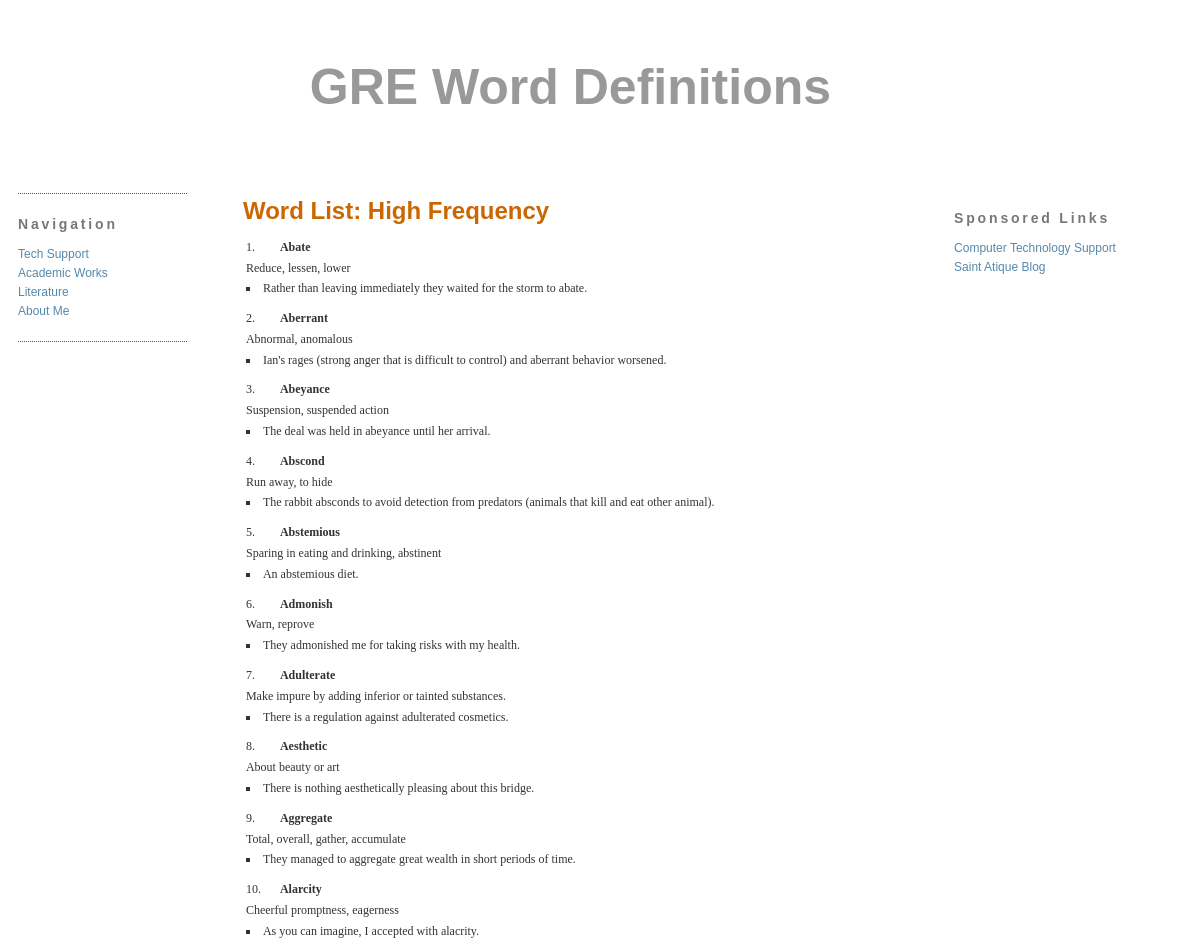
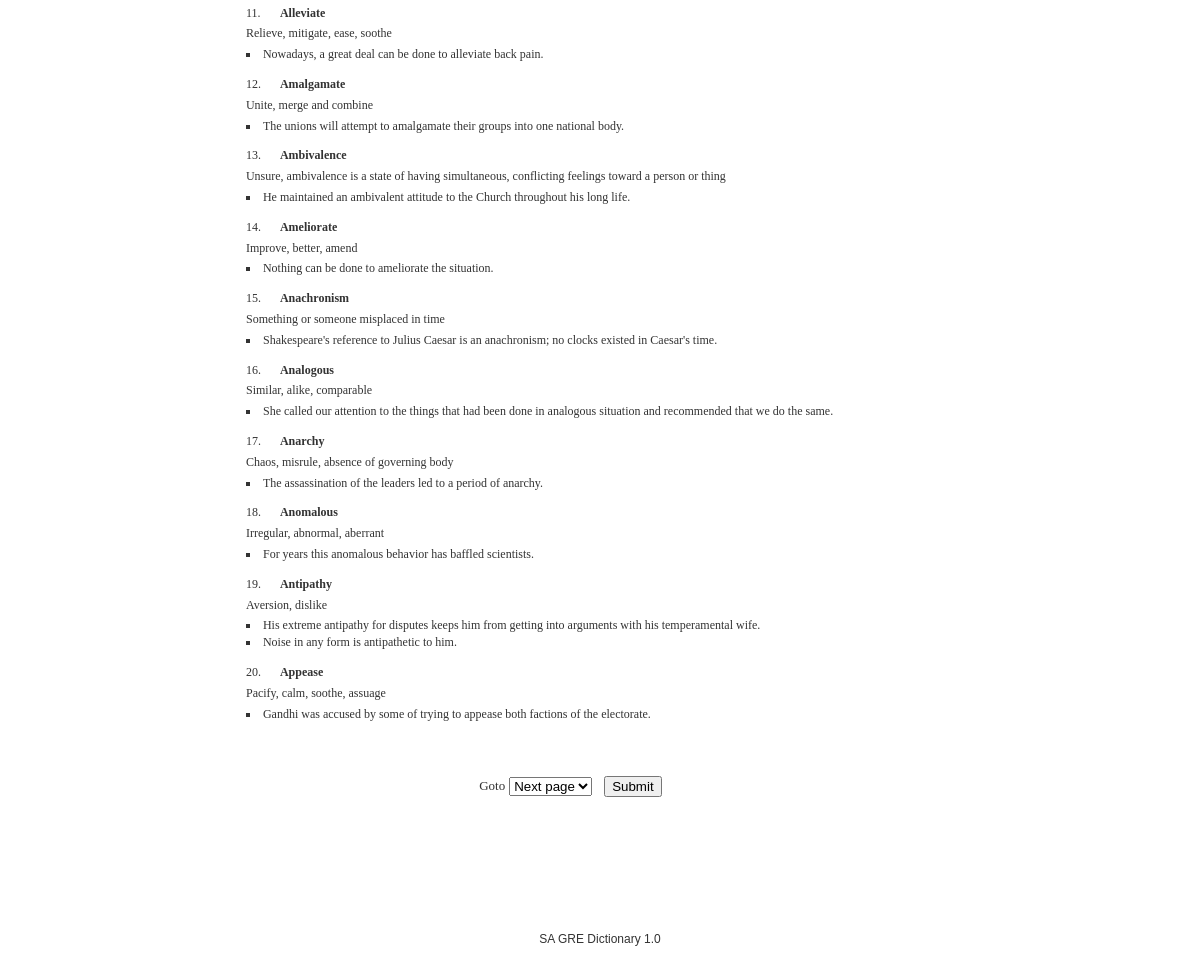
The page / on the database its author committed (2 pictures, top to bottom).
### tables this page shows
create table wordlist
	(id MEDIUMINT NOT NULL AUTO_INCREMENT,
	word varchar(50) NOT NULL,
	Meaning varchar(1000) NOT NULL,
	Example varchar(2000),
	Antonym varchar(300),
	partsOfSpeech TINYINT(1),
	wdtype TINYINT NOT NULL,
	movieid TINYINT,
	isprinted TINYINT(1),
	PRIMARY KEY (id));

### Vars.inc (called while the page is built, shortened)
<?php
$siteTitle="GRE Word Definitions";
$homesite="http://saosx.com";
$ucpage="$homesite/und_const.php";
?>

### index.php (the view, shortened to what this page needs)
<HTML>
<HEAD>
<?php
	include "./Vars.inc";
?>
<LINK rel="stylesheet" href="style.css" type="text/css">
</HEAD><BODY>
<DIV id="wrapper"><br>
<DIV id="header"><?php
	echo "<a href=\"$homesite\">";
?>
<H1><?php
	echo $siteTitle;
?>
</H1>
</a></DIV>
<DIV id="nav1"><H3>Navigation</H3>
<?php
	echo "<A href=\"$ucpage\">";
?>Tech Support</A>
<br>
<?php
	echo "<a href=\"$homesite/acw/index.php\">";
?>Academic Works</a>
<br>
<?php
	echo "<a href=\"$ucpage\">";
?>Literature</a>
<br>
<?php
	echo "<a href=\"$ucpage\">";
?>About Me</a><br><br>
</DIV>
<DIV id="nav2">
<BR>
<H3>Sponsored Links</H3>
<A href="http://blog.saosx.com/">Computer Technology Support</A><BR>
<A href="http://sa-sdft.blogspot.com/">Saint Atique Blog</A><BR>
</DIV>
<DIV id="main"><DIV id="content">
<H2>Word List: High Frequency</H2>
<?php
	$selectedpage = "";
	if ($selectedpage == "")
		$selectedpage = 0;
	$wordperpage = 20;
	$startlimit = $selectedpage * 20;
	$endlimit = $startlimit + $wordperpage;
	$query = "SELECT count(id) as totalWords FROM wordlist where wdtype = 1";
	$result = mysql_query($query);
	$totalWords = "";
	if ($row = mysql_fetch_assoc($result)) {
		$totalWords = (int) $row['totalWords'];
	}
	if ($endlimit > $totalWords)
		$wordoffset = $totalWords - $startlimit;
	else
		$wordoffset = $wordperpage;
	$query = "SELECT id, word, Meaning, Example, Antonym FROM wordlist where wdtype=1 LIMIT ".$startlimit.", ".$wordoffset;
	$result = mysql_query($query);
	echo "<table border=\"0\" id=\"maintable\">";
	$wordno = $startlimit;
	while ($row = mysql_fetch_assoc($result)) {
		$wordno = $wordno + 1;
		echo "<tr><td width=\"30\">".$wordno.". </td><td id=\"wordtitle\">";
		echo $row['word']."</td></tr><tr><td onDblClick=\"javascript:changeContent(this);\" colspan=\"2\">";
		if ($row['Meaning'] != "")
			echo ucfirst($row['Meaning'])."</td></tr><tr><td id=\"example\" colspan=\"2\">";
		$example = $row['Example'];
		if ($example != "") {
			$example = str_replace("<br>", "</li><li>", $example);
			echo "<ul style=\"list-style-type: square; padding: 0px; margin: 0px; text-indent: 0px; list-style-position: inside\"><li>".ucfirst($example)."</li></ul>";
		}
		echo "</td></tr>";
	}
	echo "</table>";
	$pageTotalNo = $totalWords / $wordperpage;
	echo "<br><br><form action=\"\" method=\"post\"> 		<table border=\"0\" align=\"center\"> 		<td><font size=\"2\">Goto</font> 		</td> 		<td><select name=\"currentpage\">";
	for ($i = 0; $i < $pageTotalNo; $i++) {
		if ($selectedpage == ($i-1) % $pageTotalNo)
			echo "<option value = \"".$i."\" selected=\"true\">Next page";
		else
			echo "<option value = \"".$i."\">Page ".($i+1);
	}
	echo "</select>
		</td>
		<td>&nbsp;</td>
		<td><input type=\"submit\" value=\"Submit\" /></td>
		</tr>
		</table></form>";
?>
</DIV></DIV></div>
<DIV id="footer">SA GRE Dictionary 1.0</DIV>
</BODY></HTML>

### style.css (style rules this page uses)
body { font-size:12px; font-family:Verdana, Arial, Helvetica, sans-serif; color: #333; }
a:link { color:#5588aa; text-decoration:none; }
#wrapper { width: 95%; margin-top: 10px; margin-bottom: 10px; border: none; }
#header { width: 88%px; height: 100px; text-align: center; }
#header h1 { font-size:50px; font-family:Arial, sans-serif; color: #999999; }
#header a { display:block; text-decoration:none; font-weight:bold; }
#nav1 { line-height: 1.6em; width: 15%; padding: 0px; margin-top: 35px; margin-left: 10px; float: left; border-top:1px dotted #555; border-bottom:1px dotted #555; }
#main { background-color:#FFFFFF; margin-top: 15px; margin-left: 20%; margin-right: 20%; padding: 10px; }
#main h2 { margin:.25em 0 0; padding:0 0 4px; font-size:200%; font-weight:bold; line-height:1.8em; font-family:Arial, sans-serif; color: #cc6600; }
h3 { margin:1.5em 0 .75em; font:Arial, Sans-serif; line-height: 1.4em; letter-spacing:.2em; color:#777777; }
#content { font-family: verdana; line-height: 1.6em; white-space: normal; text-align: justify; }
#content #maintable td { font-size: 9pt; font-family: verdana; line-height: 1.4em; text-align: left; color: #333; }
#content #maintable td#wordtitle { font-weight:bold; }
#content #maintable td#example { padding-bottom: 10px; }
#nav2 { line-height: 1.6em; width: 15%; padding: 10px; margin-top: 1px; margin-left: 5%; float: right; }
#footer { padding-top: 100px; text-align: center; }

### rows shown on the page
wordlist: word "Abate", Meaning "Reduce, lessen, lower", Example "Rather than leaving immediately they waited for the storm to abate."
wordlist: word "Aberrant", Meaning "Abnormal, anomalous", Example "Ian's rages (strong anger that is difficult to control) and aberrant behavior worsened."
wordlist: word "Abeyance", Meaning "Suspension, suspended action", Example "The deal was held in abeyance until her arrival."
wordlist: word "Abscond", Meaning "Run away, to hide", Example "The rabbit absconds to avoid detection from predators (animals that kill and eat other animal)."
wordlist: word "Abstemious", Meaning "Sparing in eating and drinking, abstinent", Example "An abstemious diet."
wordlist: word "Admonish", Meaning "Warn, reprove", Example "They admonished me for taking risks with my health."
wordlist: word "Adulterate", Meaning "Make impure by adding inferior or tainted substances.", Example "There is a regulation against adulterated cosmetics."
wordlist: word "Aesthetic", Meaning "About beauty or art", Example "There is nothing aesthetically pleasing about this bridge."
wordlist: word "Aggregate", Meaning "Total, overall, gather, accumulate", Example "They managed to aggregate great wealth in short periods of time."
wordlist: word "Alarcity", Meaning "Cheerful promptness, eagerness", Example "As you can imagine, I accepted with alacrity."
wordlist: word "Alleviate", Meaning "Relieve, mitigate, ease, soothe", Example "Nowadays, a great deal can be done to alleviate back pain."
wordlist: word "Amalgamate", Meaning "Unite, merge and combine", Example "The unions will attempt to amalgamate their groups into one national body."
wordlist: word "Ambivalence", Meaning "Unsure, ambivalence is a state of having simultaneous, conflicting feelings toward a person or thing", Example "He maintained an ambivalent attitude to the Church throughout his long life."
wordlist: word "Ameliorate", Meaning "Improve, better, amend", Example "Nothing can be done to ameliorate the situation."
wordlist: word "Anachronism", Meaning "Something or someone misplaced in time", Example "Shakespeare's reference to Julius Caesar is an anachronism; no clocks existed in Caesar's time."
wordlist: word "Analogous", Meaning "Similar, alike, comparable", Example "She called our attention to the things that had been done in analogous situation and recommended that we do the same."
wordlist: word "Anarchy", Meaning "Chaos, misrule, absence of governing body", Example "The assassination of the leaders led to a period of anarchy."
wordlist: word "Anomalous", Meaning "Irregular, abnormal, aberrant", Example "For years this anomalous behavior has baffled scientists."
wordlist: word "Antipathy", Meaning "Aversion, dislike", Example "His extreme antipathy for disputes keeps him from getting into arguments with his temperamental wife. Noise in any form is antipathetic to him."
wordlist: word "Appease", Meaning "Pacify, calm, soothe, assuage", Example "Gandhi was accused by some of trying to appease both factions of the electorate."

### other values the page prints
$siteTitle "GRE Word Definitions"
